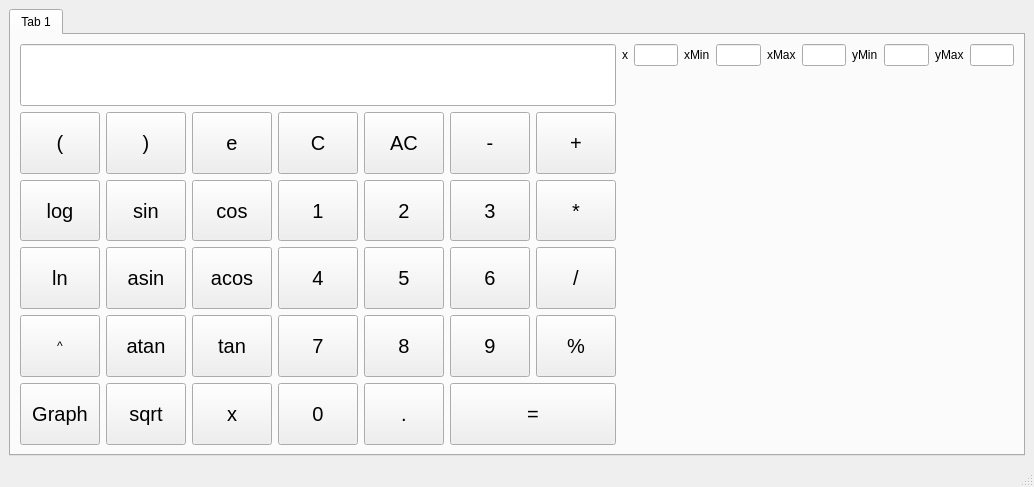
<?xml version="1.0" encoding="UTF-8"?>
<ui version="4.0">
 <class>MainWindow</class>
 <widget class="QMainWindow" name="MainWindow">
  <property name="geometry">
   <rect>
    <x>0</x>
    <y>0</y>
    <width>1034</width>
    <height>487</height>
   </rect>
  </property>
  <property name="sizePolicy">
   <sizepolicy hsizetype="Preferred" vsizetype="Preferred">
    <horstretch>0</horstretch>
    <verstretch>0</verstretch>
   </sizepolicy>
  </property>
  <property name="windowTitle">
   <string>MainWindow</string>
  </property>
  <widget class="QWidget" name="centralwidget">
   <layout class="QGridLayout" name="gridLayout">
    <item row="0" column="0">
     <widget class="QTabWidget" name="tabWidget">
      <property name="currentIndex">
       <number>0</number>
      </property>
      <widget class="QWidget" name="SmartCalc">
       <property name="sizePolicy">
        <sizepolicy hsizetype="Preferred" vsizetype="Preferred">
         <horstretch>0</horstretch>
         <verstretch>1</verstretch>
        </sizepolicy>
       </property>
       <attribute name="title">
        <string>Tab 1</string>
       </attribute>
       <layout class="QGridLayout" name="gridLayout_3">
        <item row="0" column="1">
         <layout class="QGridLayout" name="gridLayout_8">
          <property name="rightMargin">
           <number>0</number>
          </property>
          <item row="0" column="5">
           <widget class="QLineEdit" name="lineEdit_3">
            <property name="sizePolicy">
             <sizepolicy hsizetype="Expanding" vsizetype="Expanding">
              <horstretch>0</horstretch>
              <verstretch>0</verstretch>
             </sizepolicy>
            </property>
           </widget>
          </item>
          <item row="0" column="8">
           <widget class="QLabel" name="label_4">
            <property name="sizePolicy">
             <sizepolicy hsizetype="Fixed" vsizetype="Fixed">
              <horstretch>0</horstretch>
              <verstretch>0</verstretch>
             </sizepolicy>
            </property>
            <property name="text">
             <string>yMax</string>
            </property>
           </widget>
          </item>
          <item row="0" column="7">
           <widget class="QLineEdit" name="lineEdit_4">
            <property name="sizePolicy">
             <sizepolicy hsizetype="Expanding" vsizetype="Expanding">
              <horstretch>0</horstretch>
              <verstretch>0</verstretch>
             </sizepolicy>
            </property>
           </widget>
          </item>
          <item row="0" column="2">
           <widget class="QLabel" name="label">
            <property name="sizePolicy">
             <sizepolicy hsizetype="Fixed" vsizetype="Fixed">
              <horstretch>0</horstretch>
              <verstretch>0</verstretch>
             </sizepolicy>
            </property>
            <property name="text">
             <string>xMin</string>
            </property>
           </widget>
          </item>
          <item row="0" column="6">
           <widget class="QLabel" name="label_3">
            <property name="sizePolicy">
             <sizepolicy hsizetype="Fixed" vsizetype="Fixed">
              <horstretch>0</horstretch>
              <verstretch>0</verstretch>
             </sizepolicy>
            </property>
            <property name="text">
             <string>yMin</string>
            </property>
           </widget>
          </item>
          <item row="0" column="3">
           <widget class="QLineEdit" name="lineEdit_2">
            <property name="sizePolicy">
             <sizepolicy hsizetype="Expanding" vsizetype="Expanding">
              <horstretch>0</horstretch>
              <verstretch>0</verstretch>
             </sizepolicy>
            </property>
           </widget>
          </item>
          <item row="0" column="1">
           <widget class="QLineEdit" name="lineEdit_6"/>
          </item>
          <item row="0" column="9">
           <widget class="QLineEdit" name="lineEdit_5">
            <property name="sizePolicy">
             <sizepolicy hsizetype="Expanding" vsizetype="Expanding">
              <horstretch>0</horstretch>
              <verstretch>0</verstretch>
             </sizepolicy>
            </property>
           </widget>
          </item>
          <item row="0" column="4">
           <widget class="QLabel" name="label_2">
            <property name="sizePolicy">
             <sizepolicy hsizetype="Fixed" vsizetype="Fixed">
              <horstretch>0</horstretch>
              <verstretch>0</verstretch>
             </sizepolicy>
            </property>
            <property name="text">
             <string>xMax</string>
            </property>
           </widget>
          </item>
          <item row="0" column="0">
           <widget class="QLabel" name="label_5">
            <property name="text">
             <string>x</string>
            </property>
           </widget>
          </item>
          <item row="1" column="0" colspan="10">
           <widget class="QCustomPlot" name="widget" native="true">
            <property name="sizePolicy">
             <sizepolicy hsizetype="Preferred" vsizetype="Preferred">
              <horstretch>0</horstretch>
              <verstretch>1</verstretch>
             </sizepolicy>
            </property>
            <layout class="QGridLayout" name="gridLayout_10"/>
           </widget>
          </item>
         </layout>
        </item>
        <item row="0" column="0">
         <layout class="QGridLayout" name="gridLayout_2" rowstretch="0,0,0,0,0,0" rowminimumheight="0,0,0,0,0,0">
          <property name="leftMargin">
           <number>0</number>
          </property>
          <item row="1" column="1">
           <widget class="QPushButton" name="pushButton_28">
            <property name="sizePolicy">
             <sizepolicy hsizetype="Expanding" vsizetype="Expanding">
              <horstretch>0</horstretch>
              <verstretch>0</verstretch>
             </sizepolicy>
            </property>
            <property name="font">
             <font>
              <pointsize>15</pointsize>
             </font>
            </property>
            <property name="text">
             <string>(</string>
            </property>
           </widget>
          </item>
          <item row="3" column="5">
           <widget class="QPushButton" name="pushButton_15">
            <property name="sizePolicy">
             <sizepolicy hsizetype="Expanding" vsizetype="Expanding">
              <horstretch>0</horstretch>
              <verstretch>0</verstretch>
             </sizepolicy>
            </property>
            <property name="font">
             <font>
              <pointsize>15</pointsize>
             </font>
            </property>
            <property name="text">
             <string>5</string>
            </property>
           </widget>
          </item>
          <item row="2" column="5">
           <widget class="QPushButton" name="pushButton_8">
            <property name="sizePolicy">
             <sizepolicy hsizetype="Expanding" vsizetype="Expanding">
              <horstretch>0</horstretch>
              <verstretch>0</verstretch>
             </sizepolicy>
            </property>
            <property name="font">
             <font>
              <pointsize>15</pointsize>
             </font>
            </property>
            <property name="text">
             <string>2</string>
            </property>
           </widget>
          </item>
          <item row="3" column="2">
           <widget class="QPushButton" name="pushButton_21">
            <property name="sizePolicy">
             <sizepolicy hsizetype="Expanding" vsizetype="Expanding">
              <horstretch>0</horstretch>
              <verstretch>0</verstretch>
             </sizepolicy>
            </property>
            <property name="font">
             <font>
              <pointsize>15</pointsize>
             </font>
            </property>
            <property name="text">
             <string>asin</string>
            </property>
           </widget>
          </item>
          <item row="4" column="5">
           <widget class="QPushButton" name="pushButton_22">
            <property name="sizePolicy">
             <sizepolicy hsizetype="Expanding" vsizetype="Expanding">
              <horstretch>0</horstretch>
              <verstretch>0</verstretch>
             </sizepolicy>
            </property>
            <property name="font">
             <font>
              <pointsize>15</pointsize>
             </font>
            </property>
            <property name="text">
             <string>8</string>
            </property>
           </widget>
          </item>
          <item row="5" column="4">
           <widget class="QPushButton" name="pushButton_27">
            <property name="sizePolicy">
             <sizepolicy hsizetype="Expanding" vsizetype="Expanding">
              <horstretch>0</horstretch>
              <verstretch>0</verstretch>
             </sizepolicy>
            </property>
            <property name="font">
             <font>
              <pointsize>15</pointsize>
             </font>
            </property>
            <property name="text">
             <string>0</string>
            </property>
           </widget>
          </item>
          <item row="3" column="3">
           <widget class="QPushButton" name="pushButton_13">
            <property name="sizePolicy">
             <sizepolicy hsizetype="Expanding" vsizetype="Expanding">
              <horstretch>0</horstretch>
              <verstretch>0</verstretch>
             </sizepolicy>
            </property>
            <property name="font">
             <font>
              <pointsize>15</pointsize>
             </font>
            </property>
            <property name="text">
             <string>acos</string>
            </property>
           </widget>
          </item>
          <item row="2" column="4">
           <widget class="QPushButton" name="pushButton_2">
            <property name="sizePolicy">
             <sizepolicy hsizetype="Expanding" vsizetype="Expanding">
              <horstretch>0</horstretch>
              <verstretch>0</verstretch>
             </sizepolicy>
            </property>
            <property name="font">
             <font>
              <pointsize>15</pointsize>
             </font>
            </property>
            <property name="text">
             <string>1</string>
            </property>
           </widget>
          </item>
          <item row="1" column="3">
           <widget class="QPushButton" name="pushButton_31">
            <property name="sizePolicy">
             <sizepolicy hsizetype="Expanding" vsizetype="Expanding">
              <horstretch>0</horstretch>
              <verstretch>0</verstretch>
             </sizepolicy>
            </property>
            <property name="font">
             <font>
              <pointsize>15</pointsize>
             </font>
            </property>
            <property name="text">
             <string>e</string>
            </property>
           </widget>
          </item>
          <item row="2" column="2">
           <widget class="QPushButton" name="pushButton_19">
            <property name="sizePolicy">
             <sizepolicy hsizetype="Expanding" vsizetype="Expanding">
              <horstretch>0</horstretch>
              <verstretch>0</verstretch>
             </sizepolicy>
            </property>
            <property name="font">
             <font>
              <pointsize>15</pointsize>
             </font>
            </property>
            <property name="text">
             <string>sin</string>
            </property>
           </widget>
          </item>
          <item row="5" column="3">
           <widget class="QPushButton" name="pushButton">
            <property name="sizePolicy">
             <sizepolicy hsizetype="Expanding" vsizetype="Expanding">
              <horstretch>0</horstretch>
              <verstretch>0</verstretch>
             </sizepolicy>
            </property>
            <property name="font">
             <font>
              <pointsize>15</pointsize>
             </font>
            </property>
            <property name="text">
             <string>x</string>
            </property>
           </widget>
          </item>
          <item row="3" column="1">
           <widget class="QPushButton" name="pushButton_26">
            <property name="sizePolicy">
             <sizepolicy hsizetype="Expanding" vsizetype="Expanding">
              <horstretch>0</horstretch>
              <verstretch>0</verstretch>
             </sizepolicy>
            </property>
            <property name="font">
             <font>
              <pointsize>15</pointsize>
             </font>
            </property>
            <property name="text">
             <string>ln</string>
            </property>
           </widget>
          </item>
          <item row="4" column="3">
           <widget class="QPushButton" name="pushButton_20">
            <property name="sizePolicy">
             <sizepolicy hsizetype="Expanding" vsizetype="Expanding">
              <horstretch>0</horstretch>
              <verstretch>0</verstretch>
             </sizepolicy>
            </property>
            <property name="font">
             <font>
              <pointsize>15</pointsize>
             </font>
            </property>
            <property name="text">
             <string>tan</string>
            </property>
           </widget>
          </item>
          <item row="1" column="4">
           <widget class="QPushButton" name="pushButton_11">
            <property name="sizePolicy">
             <sizepolicy hsizetype="Expanding" vsizetype="Expanding">
              <horstretch>0</horstretch>
              <verstretch>0</verstretch>
             </sizepolicy>
            </property>
            <property name="font">
             <font>
              <pointsize>15</pointsize>
             </font>
            </property>
            <property name="text">
             <string>C</string>
            </property>
           </widget>
          </item>
          <item row="3" column="4">
           <widget class="QPushButton" name="pushButton_3">
            <property name="sizePolicy">
             <sizepolicy hsizetype="Expanding" vsizetype="Expanding">
              <horstretch>0</horstretch>
              <verstretch>0</verstretch>
             </sizepolicy>
            </property>
            <property name="font">
             <font>
              <pointsize>15</pointsize>
             </font>
            </property>
            <property name="text">
             <string>4</string>
            </property>
           </widget>
          </item>
          <item row="2" column="7">
           <widget class="QPushButton" name="pushButton_10">
            <property name="sizePolicy">
             <sizepolicy hsizetype="Expanding" vsizetype="Expanding">
              <horstretch>0</horstretch>
              <verstretch>0</verstretch>
             </sizepolicy>
            </property>
            <property name="font">
             <font>
              <pointsize>15</pointsize>
             </font>
            </property>
            <property name="text">
             <string>*</string>
            </property>
           </widget>
          </item>
          <item row="2" column="3">
           <widget class="QPushButton" name="pushButton_12">
            <property name="sizePolicy">
             <sizepolicy hsizetype="Expanding" vsizetype="Expanding">
              <horstretch>0</horstretch>
              <verstretch>0</verstretch>
             </sizepolicy>
            </property>
            <property name="font">
             <font>
              <pointsize>15</pointsize>
             </font>
            </property>
            <property name="text">
             <string>cos</string>
            </property>
           </widget>
          </item>
          <item row="5" column="5">
           <widget class="QPushButton" name="pushButton_29">
            <property name="sizePolicy">
             <sizepolicy hsizetype="Expanding" vsizetype="Expanding">
              <horstretch>0</horstretch>
              <verstretch>0</verstretch>
             </sizepolicy>
            </property>
            <property name="font">
             <font>
              <pointsize>15</pointsize>
             </font>
            </property>
            <property name="text">
             <string>.</string>
            </property>
           </widget>
          </item>
          <item row="0" column="1" colspan="7">
           <layout class="QHBoxLayout" name="horizontalLayout">
            <item>
             <widget class="QLineEdit" name="lineEdit">
              <property name="sizePolicy">
               <sizepolicy hsizetype="Expanding" vsizetype="Expanding">
                <horstretch>0</horstretch>
                <verstretch>0</verstretch>
               </sizepolicy>
              </property>
             </widget>
            </item>
           </layout>
          </item>
          <item row="2" column="6">
           <widget class="QPushButton" name="pushButton_9">
            <property name="sizePolicy">
             <sizepolicy hsizetype="Expanding" vsizetype="Expanding">
              <horstretch>0</horstretch>
              <verstretch>0</verstretch>
             </sizepolicy>
            </property>
            <property name="font">
             <font>
              <pointsize>15</pointsize>
             </font>
            </property>
            <property name="text">
             <string>3</string>
            </property>
           </widget>
          </item>
          <item row="3" column="7">
           <widget class="QPushButton" name="pushButton_17">
            <property name="sizePolicy">
             <sizepolicy hsizetype="Expanding" vsizetype="Expanding">
              <horstretch>0</horstretch>
              <verstretch>0</verstretch>
             </sizepolicy>
            </property>
            <property name="font">
             <font>
              <pointsize>15</pointsize>
             </font>
            </property>
            <property name="text">
             <string>/</string>
            </property>
           </widget>
          </item>
          <item row="2" column="1">
           <widget class="QPushButton" name="pushButton_25">
            <property name="sizePolicy">
             <sizepolicy hsizetype="Expanding" vsizetype="Expanding">
              <horstretch>0</horstretch>
              <verstretch>0</verstretch>
             </sizepolicy>
            </property>
            <property name="font">
             <font>
              <pointsize>15</pointsize>
             </font>
            </property>
            <property name="text">
             <string>log</string>
            </property>
           </widget>
          </item>
          <item row="5" column="6" colspan="2">
           <widget class="QPushButton" name="pushButton_30">
            <property name="sizePolicy">
             <sizepolicy hsizetype="Expanding" vsizetype="Expanding">
              <horstretch>0</horstretch>
              <verstretch>0</verstretch>
             </sizepolicy>
            </property>
            <property name="font">
             <font>
              <pointsize>15</pointsize>
             </font>
            </property>
            <property name="text">
             <string>=</string>
            </property>
           </widget>
          </item>
          <item row="1" column="2">
           <widget class="QPushButton" name="pushButton_18">
            <property name="sizePolicy">
             <sizepolicy hsizetype="Expanding" vsizetype="Expanding">
              <horstretch>0</horstretch>
              <verstretch>0</verstretch>
             </sizepolicy>
            </property>
            <property name="font">
             <font>
              <pointsize>15</pointsize>
             </font>
            </property>
            <property name="text">
             <string>)</string>
            </property>
           </widget>
          </item>
          <item row="4" column="6">
           <widget class="QPushButton" name="pushButton_23">
            <property name="sizePolicy">
             <sizepolicy hsizetype="Expanding" vsizetype="Expanding">
              <horstretch>0</horstretch>
              <verstretch>0</verstretch>
             </sizepolicy>
            </property>
            <property name="font">
             <font>
              <pointsize>15</pointsize>
             </font>
            </property>
            <property name="text">
             <string>9</string>
            </property>
           </widget>
          </item>
          <item row="1" column="6">
           <widget class="QPushButton" name="pushButton_6">
            <property name="sizePolicy">
             <sizepolicy hsizetype="Expanding" vsizetype="Expanding">
              <horstretch>0</horstretch>
              <verstretch>0</verstretch>
             </sizepolicy>
            </property>
            <property name="font">
             <font>
              <pointsize>15</pointsize>
             </font>
            </property>
            <property name="text">
             <string>-</string>
            </property>
           </widget>
          </item>
          <item row="3" column="6">
           <widget class="QPushButton" name="pushButton_16">
            <property name="sizePolicy">
             <sizepolicy hsizetype="Expanding" vsizetype="Expanding">
              <horstretch>0</horstretch>
              <verstretch>0</verstretch>
             </sizepolicy>
            </property>
            <property name="font">
             <font>
              <pointsize>15</pointsize>
             </font>
            </property>
            <property name="text">
             <string>6</string>
            </property>
           </widget>
          </item>
          <item row="1" column="7">
           <widget class="QPushButton" name="pushButton_5">
            <property name="sizePolicy">
             <sizepolicy hsizetype="Expanding" vsizetype="Expanding">
              <horstretch>0</horstretch>
              <verstretch>0</verstretch>
             </sizepolicy>
            </property>
            <property name="font">
             <font>
              <pointsize>15</pointsize>
             </font>
            </property>
            <property name="text">
             <string>+</string>
            </property>
           </widget>
          </item>
          <item row="5" column="2">
           <widget class="QPushButton" name="pushButton_34">
            <property name="sizePolicy">
             <sizepolicy hsizetype="Expanding" vsizetype="Expanding">
              <horstretch>0</horstretch>
              <verstretch>0</verstretch>
             </sizepolicy>
            </property>
            <property name="font">
             <font>
              <pointsize>15</pointsize>
             </font>
            </property>
            <property name="text">
             <string>sqrt</string>
            </property>
           </widget>
          </item>
          <item row="4" column="4">
           <widget class="QPushButton" name="pushButton_4">
            <property name="sizePolicy">
             <sizepolicy hsizetype="Expanding" vsizetype="Expanding">
              <horstretch>0</horstretch>
              <verstretch>0</verstretch>
             </sizepolicy>
            </property>
            <property name="font">
             <font>
              <pointsize>15</pointsize>
             </font>
            </property>
            <property name="text">
             <string>7</string>
            </property>
           </widget>
          </item>
          <item row="1" column="5">
           <widget class="QPushButton" name="pushButton_7">
            <property name="sizePolicy">
             <sizepolicy hsizetype="Expanding" vsizetype="Expanding">
              <horstretch>0</horstretch>
              <verstretch>0</verstretch>
             </sizepolicy>
            </property>
            <property name="font">
             <font>
              <pointsize>15</pointsize>
             </font>
            </property>
            <property name="text">
             <string>AC</string>
            </property>
           </widget>
          </item>
          <item row="4" column="2">
           <widget class="QPushButton" name="pushButton_14">
            <property name="sizePolicy">
             <sizepolicy hsizetype="Expanding" vsizetype="Expanding">
              <horstretch>0</horstretch>
              <verstretch>0</verstretch>
             </sizepolicy>
            </property>
            <property name="font">
             <font>
              <pointsize>15</pointsize>
             </font>
            </property>
            <property name="text">
             <string>atan</string>
            </property>
           </widget>
          </item>
          <item row="4" column="7">
           <widget class="QPushButton" name="pushButton_24">
            <property name="sizePolicy">
             <sizepolicy hsizetype="Expanding" vsizetype="Expanding">
              <horstretch>0</horstretch>
              <verstretch>0</verstretch>
             </sizepolicy>
            </property>
            <property name="font">
             <font>
              <pointsize>15</pointsize>
             </font>
            </property>
            <property name="text">
             <string>%</string>
            </property>
           </widget>
          </item>
          <item row="5" column="1">
           <widget class="QPushButton" name="pushButton_32">
            <property name="sizePolicy">
             <sizepolicy hsizetype="Expanding" vsizetype="Expanding">
              <horstretch>0</horstretch>
              <verstretch>0</verstretch>
             </sizepolicy>
            </property>
            <property name="font">
             <font>
              <pointsize>15</pointsize>
             </font>
            </property>
            <property name="text">
             <string>Graph</string>
            </property>
           </widget>
          </item>
          <item row="4" column="1">
           <widget class="QPushButton" name="pushButton_33">
            <property name="sizePolicy">
             <sizepolicy hsizetype="Expanding" vsizetype="Expanding">
              <horstretch>0</horstretch>
              <verstretch>0</verstretch>
             </sizepolicy>
            </property>
            <property name="text">
             <string>^</string>
            </property>
           </widget>
          </item>
         </layout>
        </item>
       </layout>
      </widget>
     </widget>
    </item>
   </layout>
  </widget>
  <widget class="QMenuBar" name="menubar">
   <property name="geometry">
    <rect>
     <x>0</x>
     <y>0</y>
     <width>1034</width>
     <height>24</height>
    </rect>
   </property>
  </widget>
  <widget class="QStatusBar" name="statusbar"/>
 </widget>
 <customwidgets>
  <customwidget>
   <class>QCustomPlot</class>
   <extends>QWidget</extends>
   <header>qcustomplot.h</header>
   <container>1</container>
  </customwidget>
 </customwidgets>
 <resources/>
 <connections/>
</ui>
